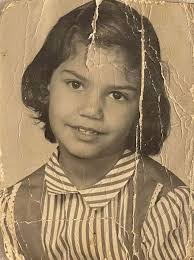
#> input picture terminal2/image2.png, 194 x 260 px
$ python zonghefa.py
#> lines starting #> are read from the running program, lines starting #| are printed output that depends on the picture; after the words box and inside, x2 and y2 are one past the last pixel; in counts of white or black regions, pixels touching at a corner belong together
import cv2
import numpy as np
import matplotlib.pyplot as plt

def detect_damage(image_path):
    """
    使用边缘检测法和滤波差异法检测图像中的损坏区域（改进+升级版）
    """
#> called with image_path = 'image2.png'
    image = cv2.imread(image_path)
#> image is the input picture: shape (260, 194, 3); mean B, G, R 102.2, 133.6, 157.1
    if image is None:
        print(f"错误: 无法读取图像文件 '{image_path}'")
        return None, None, None, None

    gray = cv2.cvtColor(image, cv2.COLOR_BGR2GRAY)
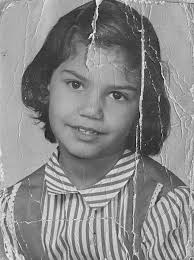
#> gray: shape (260, 194); min 12, max 251, mean 137.1
    gray_blur = cv2.GaussianBlur(gray, (5, 5), 0)

    # --- 边缘检测 ---
    def edge_detection(gray_img, low_threshold=50, high_threshold=150):
#> called with low_threshold = 50, high_threshold = 150
        edges = cv2.Canny(gray_img, low_threshold, high_threshold)
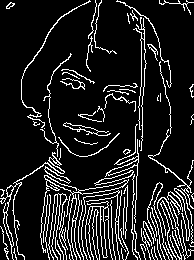
#> edges: shape (260, 194); 12.6% white in thin lines or dots
        kernel = np.ones((5, 5), np.uint8)
        closed = cv2.morphologyEx(edges, cv2.MORPH_CLOSE, kernel)
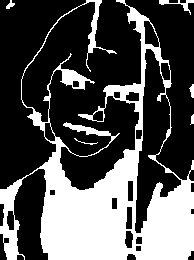
#> closed: shape (260, 194); 32.7% white; 6 white regions, box (x1, y1, x2, y2) and area: (0, 0, 194, 260) 16214, (159, 0, 194, 15) 134, (189, 84, 194, 98) 45, (6, 0, 15, 9) 41, (74, 138, 98, 145) 30, (190, 114, 194, 125) 28
        dilated = cv2.dilate(closed, kernel, iterations=2)
#> dilated: shape (260, 194); 62.5% white; 15 black regions (4 under 20 px), largest, box (x1, y1, x2, y2) and area: (0, 0, 78, 185) 5768, (130, 0, 194, 173) 3606, (92, 0, 137, 86) 2244
        return dilated

    # --- 滤波差异 ---
    def filtering_difference(gray_img, kernel_size=7, threshold=30):
#> called with kernel_size = 7, threshold = 30
        blurred = cv2.medianBlur(gray_img, kernel_size)
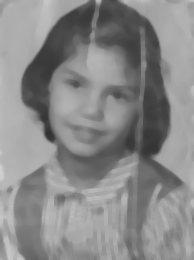
#> blurred: shape (260, 194); min 51, max 209, mean 136.8
        diff = cv2.absdiff(gray_img, blurred)
        _, mask = cv2.threshold(diff, threshold, 255, cv2.THRESH_BINARY)
#> mask: shape (260, 194); 2.8% white in thin lines or dots
        kernel = np.ones((3, 3), np.uint8)
        mask = cv2.morphologyEx(mask, cv2.MORPH_OPEN, kernel)
#> mask: shape (260, 194); 0.08% white in thin lines or dots, all inside (x1, y1, x2, y2) = (139, 62, 145, 123)
        mask = cv2.morphologyEx(mask, cv2.MORPH_CLOSE, kernel)
        return mask

    edge_mask = edge_detection(gray_blur)
    filter_mask = filtering_difference(gray_blur)

    edge_mask = remove_small_areas(edge_mask, min_area=100)
#> in remove_small_areas, `num_labels, labels, stats, _ = cv2.connectedComponentsWithStats(mask, ..`:
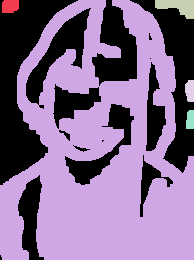
#> labels: shape (260, 194) int32; 6 distinct labels, from 0 to 5; one colour per label, 0 black
#> in remove_small_areas, `num_labels, labels, stats, _ = cv2.connectedComponentsWithStats(mask, ..`: num_labels = 6; stats = [[0, 0, 194, 260, 18929], [2, 0, 17, 13, 205], [0, 0, 194, 260, 30533], [155, 0, 39, 19, 461], [185, 80, 9, 22, 173], [186, 110, 8, 19, 139]]
    filter_mask = remove_small_areas(filter_mask, min_area=100)
#> in remove_small_areas (call 2), `num_labels, labels, stats, _ = cv2.connectedComponentsWithStats(mask, ..`: labels: shape (260, 194) int32; 5 distinct labels, from 0 to 4
#> after the loop in remove_small_areas (call 2), `for i in range(1, num_labels):`: new_mask: shape (260, 194); every value is 0

    combined_mask = cv2.bitwise_or(edge_mask, filter_mask)
    final_mask = cv2.dilate(combined_mask, np.ones((5, 5), np.uint8), iterations=1)
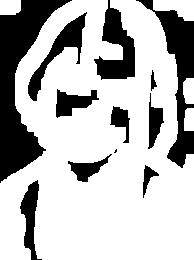
#> final_mask: shape (260, 194); 72.9% white; 12 black regions (1 under 20 px)
    final_mask = remove_small_areas(final_mask, min_area=200)
#> call 3 of remove_small_areas, with min_area = 200
#> in remove_small_areas (call 3), `num_labels, labels, stats, _ = cv2.connectedComponentsWithStats(mask, ..`:
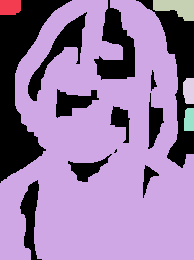
#> labels: shape (260, 194) int32; 6 distinct labels, from 0 to 5; one colour per label, 0 black
#> in remove_small_areas (call 3), `num_labels, labels, stats, _ = cv2.connectedComponentsWithStats(mask, ..`: num_labels = 6; stats = [[0, 0, 194, 260, 13694], [0, 0, 21, 15, 302], [0, 0, 194, 260, 35381], [153, 0, 41, 21, 585], [183, 78, 11, 26, 261], [184, 108, 10, 23, 217]]

    return gray, edge_mask, filter_mask, final_mask, image

def remove_small_areas(mask, min_area=50):
    num_labels, labels, stats, _ = cv2.connectedComponentsWithStats(mask, connectivity=8)
    new_mask = np.zeros_like(mask)
    for i in range(1, num_labels):
        if stats[i, cv2.CC_STAT_AREA] >= min_area:
            new_mask[labels == i] = 255
    return new_mask

def detect_and_label_defects(original, mask, output_path="highlighted_labeled.jpg"):
    """
    根据 final_mask 检测坏点，标注编号
    """
#> called with output_path = 'highlighted_damage_labeled.jpg'
    # 转换为轮廓
    contours, _ = cv2.findContours(mask, cv2.RETR_EXTERNAL, cv2.CHAIN_APPROX_SIMPLE)
#> contours = 5 contours; box (x1, y1, x2, y2) and area: (0, 0, 194, 260) 38195, (153, 0, 194, 21) 526, (0, 0, 21, 15) 268, (183, 78, 194, 104) 228, (184, 108, 194, 131) 186
    annotated = original.copy()
    defect_count = 0

    for i, cnt in enumerate(contours):
        x, y, w, h = cv2.boundingRect(cnt)
        area = cv2.contourArea(cnt)
        aspect_ratio = float(w) / h if h > 0 else 0

        # --- 筛选坏点条件 ---
        if area > 200 and aspect_ratio > 2:
            defect_count += 1
            # 绘制矩形框
            cv2.rectangle(annotated, (x, y), (x+w, y+h), (0, 255, 0), 2)
            # 编号标注
            cv2.putText(annotated, f"ID {defect_count}", (x, y-5),
                        cv2.FONT_HERSHEY_SIMPLEX, 0.6, (255, 255, 255), 2)
#> this loop made 5 passes
#> (x, y, w, h, area, aspect_ratio) on passes 1 to 5: (184, 108, 10, 23, 186.5, 0.435), (183, 78, 11, 26, 228, 0.423), (153, 0, 41, 21, 526.5, 1.95), (0, 0, 194, 260, 38195, 0.746), (0, 0, 21, 15, 268.5, 1.4)
#> after the loop, defect_count = 0

    cv2.imwrite(output_path, annotated)
    print(f"坏点检测完成！共检测到 {defect_count} 个坏点，结果已保存为 {output_path}")
#| 坏点检测完成！共检测到 0 个坏点，结果已保存为 highlighted_damage_labeled.jpg
    return annotated

def display_results(original, edge_mask, filter_mask, combined_mask):
    plt.figure(figsize=(15, 10))

    plt.subplot(2, 2, 1)
    plt.imshow(original, cmap='gray')
    plt.title('原始灰度图像')
    plt.axis('off')

    plt.subplot(2, 2, 2)
    plt.imshow(edge_mask, cmap='gray')
    plt.title('边缘检测法 - 线性瑕疵')
    plt.axis('off')

    plt.subplot(2, 2, 3)
    plt.imshow(filter_mask, cmap='gray')
    plt.title('滤波差异法 - 颗粒状瑕疵')
    plt.axis('off')

    plt.subplot(2, 2, 4)
    plt.imshow(combined_mask, cmap='gray')
    plt.title('最终掩模')
    plt.axis('off')

    plt.tight_layout()
    plt.savefig('damage_detection_results_labeled.png', dpi=300, bbox_inches='tight')
    plt.show()

# --- 主程序 ---
if __name__ == "__main__":
    image_path = "image2.png"
    gray, edge_mask, filter_mask, final_mask, original_color = detect_damage(image_path)

    if gray is not None:
        display_results(gray, edge_mask, filter_mask, final_mask)

        # 检测并标注坏点
        annotated = detect_and_label_defects(original_color, final_mask, "highlighted_damage_labeled.jpg")

        # 保存掩模
        cv2.imwrite("edge_mask_labeled.jpg", edge_mask)
        cv2.imwrite("filter_mask_labeled.jpg", filter_mask)
        cv2.imwrite("final_mask_labeled.jpg", final_mask)

        print("处理完成! 已生成以下文件:")
        print("- damage_detection_results_labeled.png: 改进后的对比图")
        print("- edge_mask_labeled.jpg: 边缘检测掩模")
        print("- filter_mask_labeled.jpg: 滤波差异掩模")
        print("- final_mask_labeled.jpg: 最终掩模")
        print("- highlighted_damage_labeled.jpg: 在原图上自动框出坏点并编号")

$ run again, with 9201识别到人脸/image3.jpg saved as terminal2/image2.png
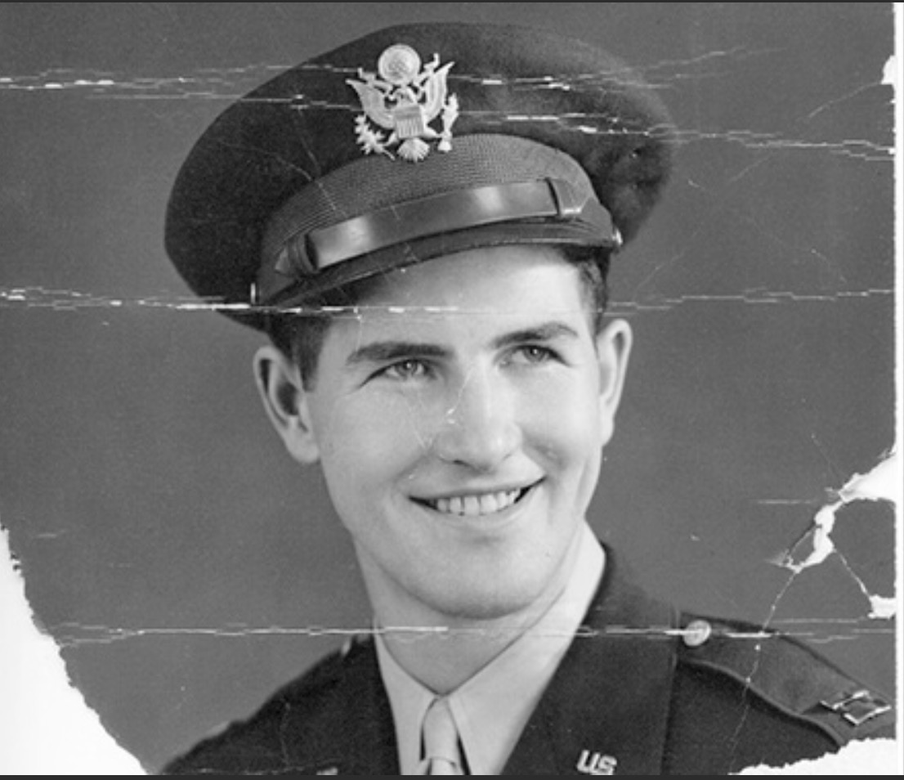
#> input picture 9201识别到人脸/image3.jpg, 904 x 780 px, shrunk from 1106 x 954 before the run
#> in detect_damage, image is the input picture: shape (780, 904, 3); min 4, max 255, mean 112.9
#> edges: shape (780, 904); 2.5% white in thin lines or dots
#> closed: shape (780, 904); 4.7% white; 31 white regions (1 under 20 px), largest, box (x1, y1, x2, y2) and area: (164, 22, 622, 298) 8736, (108, 304, 857, 776) 7470, (0, 0, 904, 776) 7371
#> dilated: shape (780, 904); 19.5% white; 18 white regions, largest, box (x1, y1, x2, y2) and area: (0, 0, 904, 780) 109331, (0, 518, 176, 780) 5417, (341, 336, 456, 397) 4096
#> labels: shape (780, 904) int32; 19 distinct labels, from 0 to 18
#> num_labels = 19; stats = 19 rows, first 6: [0, 7, 904, 773, 567938], [0, 0, 904, 780, 109331], [0, 73, 200, 21, 2789], [497, 105, 175, 35, 3447], [628, 147, 16, 15, 220], [283, 158, 33, 27, 544]
#> labels: shape (780, 904) int32; 30 distinct labels, from 0 to 29
#> num_labels = 30; stats = 30 rows, first 6: [0, 0, 904, 780, 704712], [434, 53, 4, 4, 14], [359, 68, 3, 4, 12], [421, 69, 4, 3, 12], [433, 69, 3, 4, 12], [346, 80, 4, 3, 12]
#> final_mask: shape (780, 904); 25.6% white; 16 white regions
#> in remove_small_areas (call 3), `num_labels, labels, stats, _ = cv2.connectedComponentsWithStats(mask, ..`:
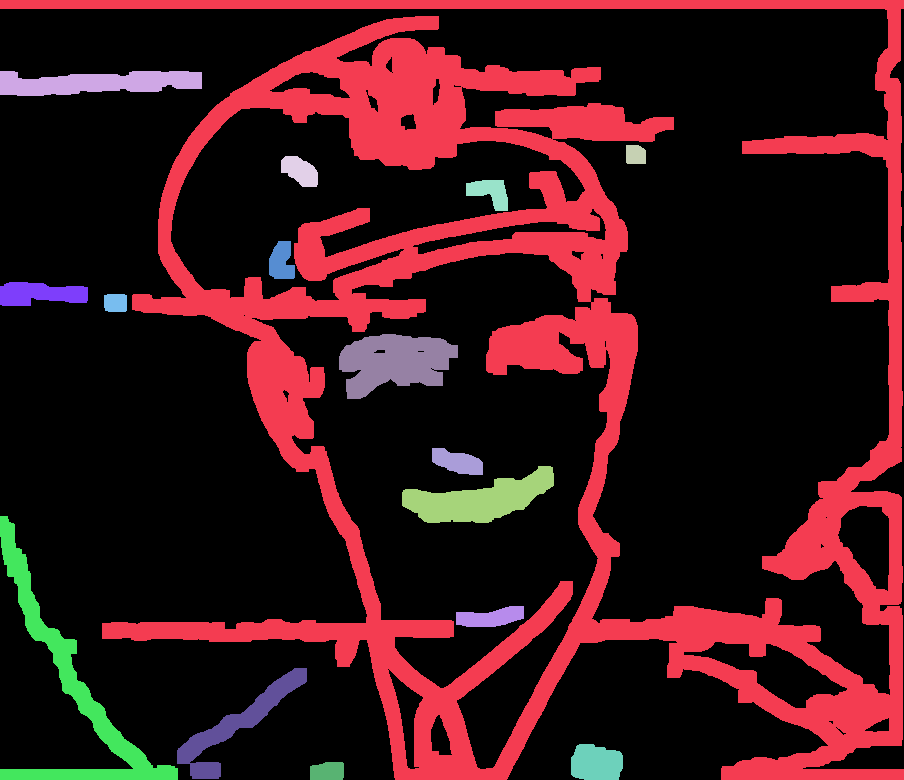
#> labels: shape (780, 904) int32; 17 distinct labels, from 0 to 16; one colour per label, 0 black
#> num_labels = 17; stats = 17 rows, first 6: [0, 9, 904, 771, 524436], [0, 0, 904, 780, 147678], [0, 71, 202, 25, 3727], [626, 145, 20, 19, 360], [281, 156, 37, 31, 800], [466, 180, 42, 31, 811]
#> contours = 9 contours; largest, box (x1, y1, x2, y2) and area: (0, 0, 904, 780) 288751, (0, 516, 178, 780) 6880, (0, 71, 202, 96) 3499, (177, 668, 307, 779) 3082, (571, 744, 623, 780) 1534
#> the loop in detect_and_label_defects, `for i, cnt in enumerate(contours):` made 9 passes
#> (x, y, w, h, area, aspect_ratio, defect_count) on passes 6, 8: (0, 282, 88, 24, 1500, 3.67, 1), (0, 71, 202, 25, 3499, 8.08, 2)
#> after the loop in detect_and_label_defects, `for i, cnt in enumerate(contours):`:
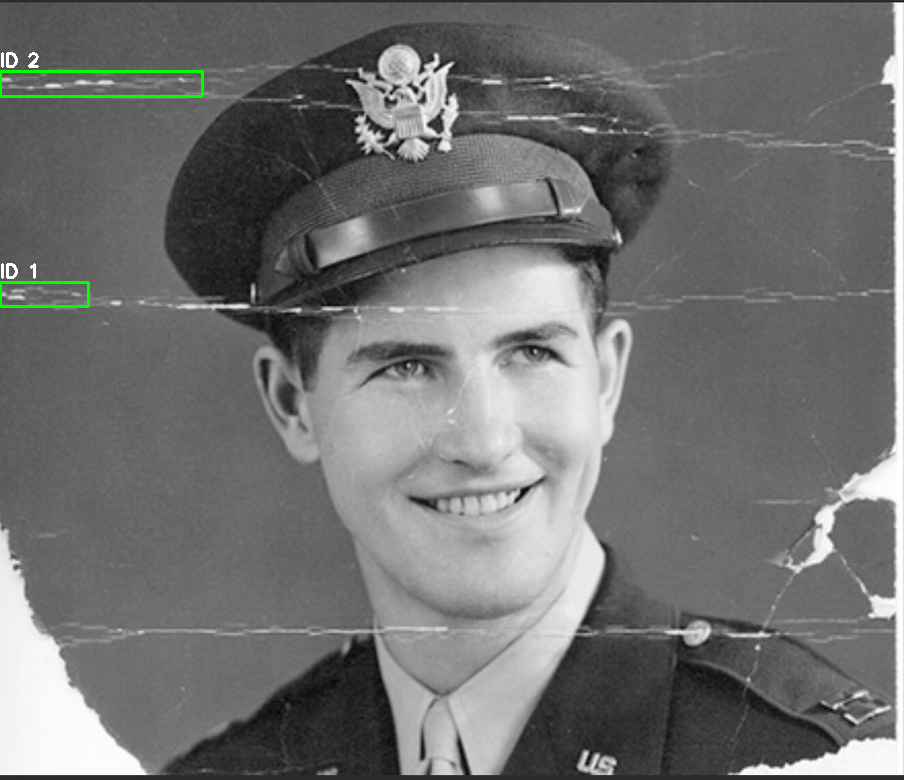
#> annotated: shape (780, 904, 3); 0.35% of pixels changed, all inside (x1, y1, x2, y2) = (0, 52, 204, 308)
#> after the loop in detect_and_label_defects, `for i, cnt in enumerate(contours):`: defect_count = 2
#| 坏点检测完成！共检测到 2 个坏点，结果已保存为 highlighted_damage_labeled.jpg
